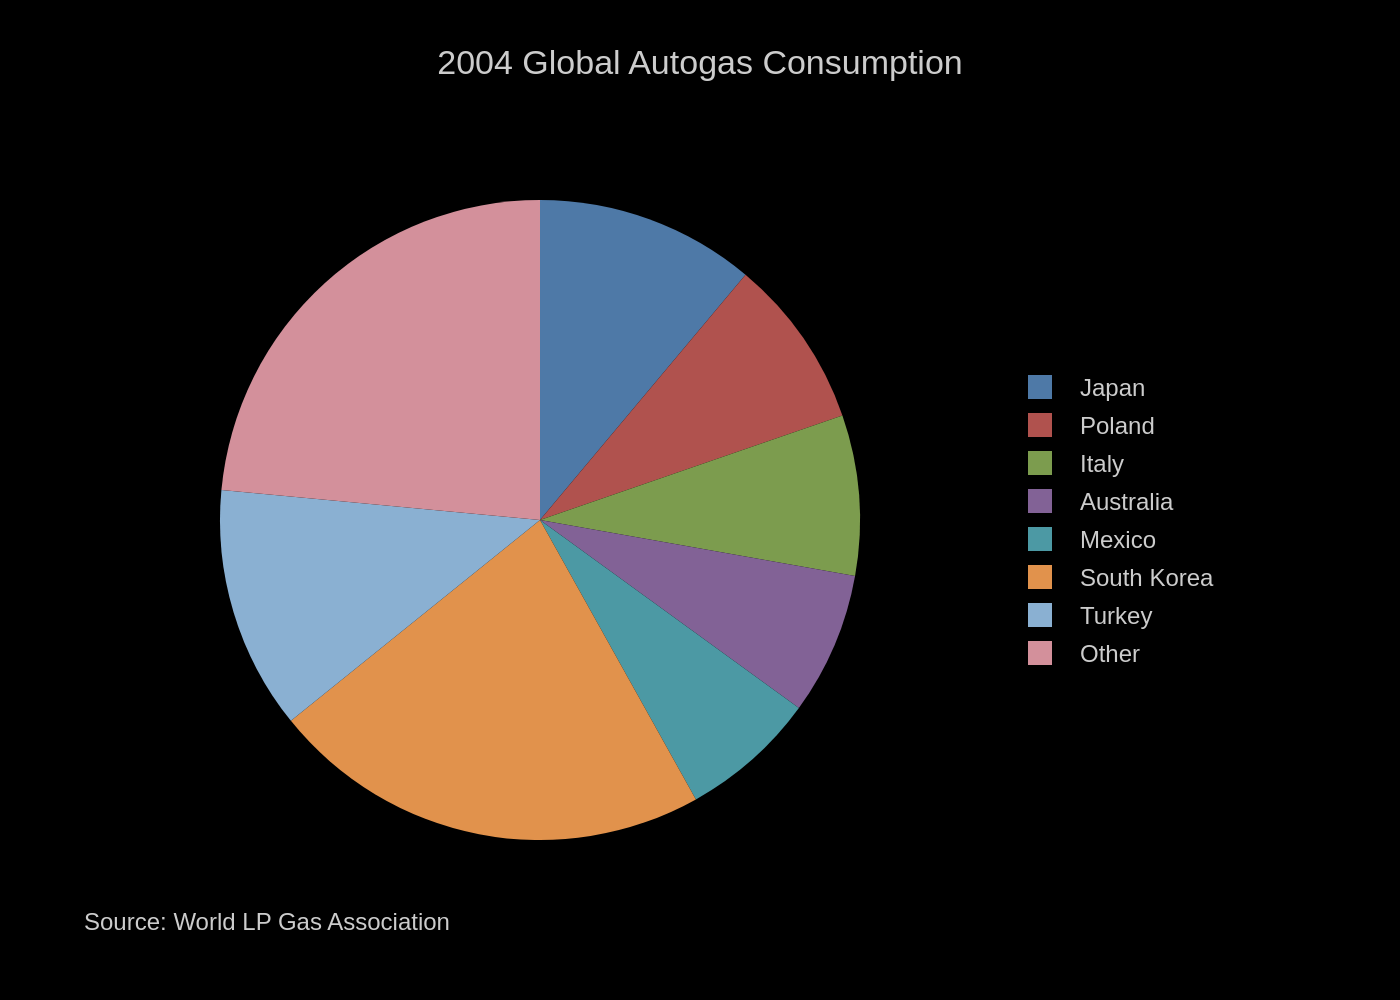

This chart was generated by the following Python code:
import sys
import json
import os
import plotly.graph_objects as go

# Ensure a JSON file path is provided as a command-line argument
if len(sys.argv) != 2:
    print("Usage: python create_chart.py <path_to_json_file>")
    sys.exit(1)

json_file_path = sys.argv[1]

# Read and parse the JSON file
try:
    with open(json_file_path, 'r', encoding='utf-8') as f:
        chart_spec = json.load(f)
except FileNotFoundError:
    print(f"Error: The file '{json_file_path}' was not found.")
    sys.exit(1)
except json.JSONDecodeError:
    print(f"Error: The file '{json_file_path}' contains invalid JSON.")
    sys.exit(1)

# Extract data and settings from the JSON structure
chart_data = chart_spec['chart_data']
texts = chart_spec['texts']
colors = chart_spec['colors']

# Prepare data for Plotly
labels = [item['label'] for item in chart_data]
values = [item['value'] for item in chart_data]

# Initialize the figure
fig = go.Figure()

# Add the pie chart trace
fig.add_trace(go.Pie(
    labels=labels,
    values=values,
    marker_colors=colors,
    sort=False,  # Preserve the original order from the JSON file
    direction='clockwise',
    textinfo='none',
    hoverinfo='label+percent'
))

# Construct the title string, combining title and subtitle if available
title_text = texts.get('title', '')
if texts.get('subtitle'):
    title_text += f"<br><sub>{texts['subtitle']}</sub>"

# Construct the source string, combining source and note if available
source_parts = []
if texts.get('source'):
    source_parts.append(texts['source'])
if texts.get('note'):
    source_parts.append(texts['note'])
source_text = "<br>".join(source_parts)

# Apply layout settings to match the original chart's appearance
fig.update_layout(
    title={
        'text': title_text,
        'y': 0.95,
        'x': 0.5,
        'xanchor': 'center',
        'yanchor': 'top'
    },
    font={
        'family': "Arial",
        'size': 12,
        'color': "#CCCCCC"  # Light font color for readability on a dark background
    },
    showlegend=True,
    legend={
        'yanchor': "middle",
        'y': 0.5,
        'xanchor': "left",
        'x': 1.0,
        'traceorder': 'normal'
    },
    paper_bgcolor='#000000',  # Replicate the black background
    plot_bgcolor='#000000',
    margin=dict(l=40, r=200, t=100, b=80),  # Adjust margins for legend and source text
    annotations=[
        dict(
            text=source_text,
            showarrow=False,
            xref="paper",
            yref="paper",
            x=0,
            y=-0.1,
            xanchor='left',
            yanchor='top',
            align='left'
        )
    ] if source_text else []
)

# Determine the output filename from the input JSON filename
base_filename = os.path.splitext(os.path.basename(json_file_path))[0]
output_filename = f"{base_filename}.png"

# Save the figure to a high-resolution PNG file
fig.write_image(output_filename, scale=2)

print(f"Chart successfully generated and saved as '{output_filename}'")
